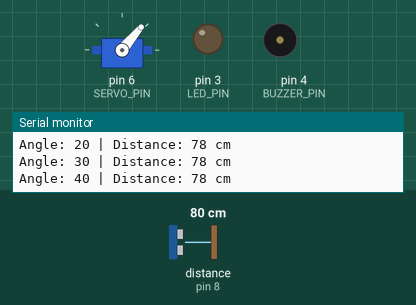
This sketch was run on a simulated Arduino Uno, built with avr-gcc and run on an emulated ATmega328P. On the bench: servo, output pins drawn as LEDs (lit = HIGH), buzzer (waves = sounding, pin HIGH), the last lines printed to the serial monitor. Wiring (inferred from the names in the program): ultrasonic range finder: trigger pin 9; echo pin 8. The test bench sets the inputs (shaded band); at power-on: distance to the obstacle (sensor on pin 8) 80 cm. The echo pulse lasts 58.3 µs per cm; pins used as bus, display or sensor lines are not drawn.

Above: at 1.2 s.
1.3 s: distance to the obstacle (sensor on pin 8) set to 55 cm
4.3 s: distance to the obstacle (sensor on pin 8) set to 45 cm
At 4.6 s:
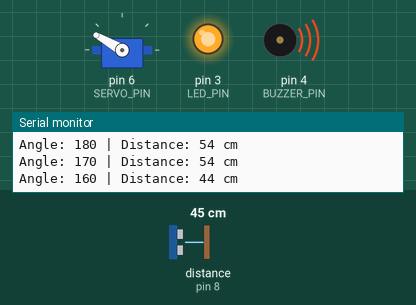
7.3 s: distance to the obstacle (sensor on pin 8) set to 60 cm
At 7.76 s:
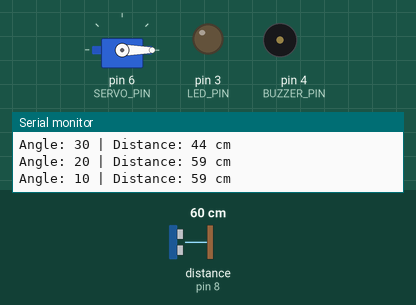
10.3 s: distance to the obstacle (sensor on pin 8) set to 47 cm
At 11.64 s:
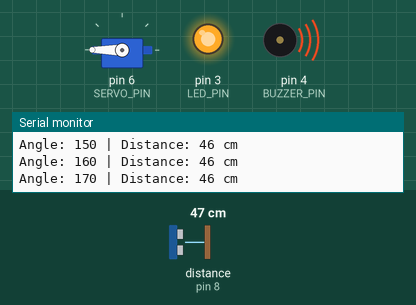
13.3 s: distance to the obstacle (sensor on pin 8) set to 120 cm
At 13.58 s:
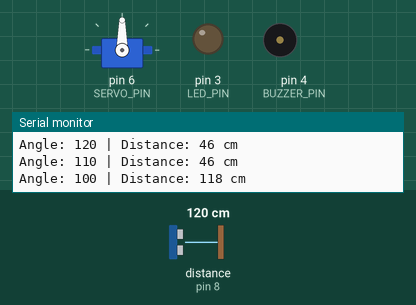
Timing chart, 0 to 17.3 s (numbered marks = the images above; inputs shaded):
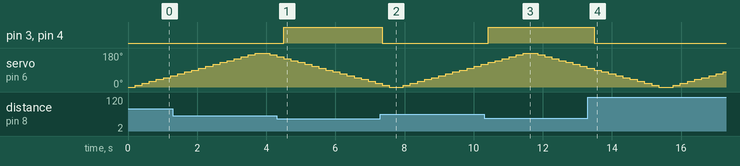

Measured:
- the behaviour switches between 51 and 50 cm on distance to the obstacle (sensor on pin 8) (found by bisection; images 0 and 1)
- after the input at 4.3 s, pin 3 (LED_PIN), pin 4 (BUZZER_PIN): LOW → HIGH after 0.20 s
- after the input at 7.3 s, pin 3 (LED_PIN), pin 4 (BUZZER_PIN): HIGH → LOW after 0.05 s
- after the input at 10.3 s, pin 3 (LED_PIN), pin 4 (BUZZER_PIN): LOW → HIGH after 0.12 s
- after the input at 13.3 s, pin 3 (LED_PIN), pin 4 (BUZZER_PIN): HIGH → LOW after 0.18 s

The sketch:

sketch_aug23a.ino
```cpp
#include <Servo.h>

#define TRIG_PIN 9
#define ECHO_PIN 8
#define SERVO_PIN 6
#define LED_PIN 3
#define BUZZER_PIN 4

Servo myServo;

long duration;
int distance;

void setup() {
  pinMode(TRIG_PIN, OUTPUT);
  pinMode(ECHO_PIN, INPUT);
  pinMode(LED_PIN, OUTPUT);
  pinMode(BUZZER_PIN, OUTPUT);

  myServo.attach(SERVO_PIN);

  Serial.begin(9600);
}

void loop() {
  // Sweep the servo from 0 to 180 degrees
  for (int angle = 0; angle <= 180; angle += 10) {
    myServo.write(angle);
    delay(200);  // Allow time for servo to move

    distance = getDistance();

    Serial.print("Angle: ");
    Serial.print(angle);
    Serial.print(" | Distance: ");
    Serial.print(distance);
    Serial.println(" cm");

    if (distance > 0 && distance < 50) {
      digitalWrite(LED_PIN, HIGH);
      digitalWrite(BUZZER_PIN, HIGH);
    } else {
      digitalWrite(LED_PIN, LOW);
      digitalWrite(BUZZER_PIN, LOW);
    }
  }

  // Sweep back from 180 to 0 degrees
  for (int angle = 180; angle >= 0; angle -= 10) {
    myServo.write(angle);
    delay(200);

    distance = getDistance();

    Serial.print("Angle: ");
    Serial.print(angle);
    Serial.print(" | Distance: ");
    Serial.print(distance);
    Serial.println(" cm");

    if (distance > 0 && distance < 50) {
      digitalWrite(LED_PIN, HIGH);
      digitalWrite(BUZZER_PIN, HIGH);
    } else {
      digitalWrite(LED_PIN, LOW);
      digitalWrite(BUZZER_PIN, LOW);
    }
  }
}

int getDistance() {
  digitalWrite(TRIG_PIN, LOW);
  delayMicroseconds(2);

  digitalWrite(TRIG_PIN, HIGH);
  delayMicroseconds(10);
  digitalWrite(TRIG_PIN, LOW);

  duration = pulseIn(ECHO_PIN, HIGH);
  int dist = duration * 0.034 / 2;

  if (dist > 400 || dist <= 0) return -1;  // Out of range
  return dist;
}
```
